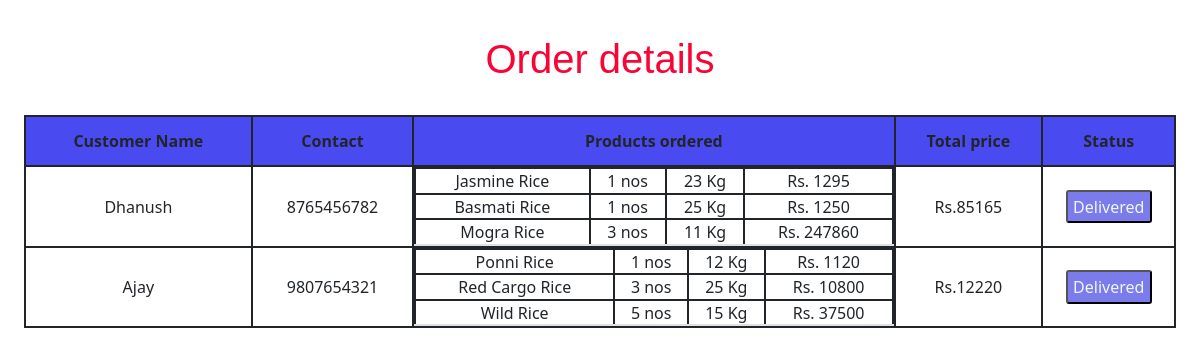
Page /admin-view/order-details/ (signed in) on the committed database.
### App/models.py (models this page shows)
class Order(models.Model):
    customer_name=models.CharField(max_length=30,editable=False)
    customer_number=models.IntegerField(editable=False)
    products=models.TextField()
    total_number_of_product=models.IntegerField(default=1)
    total_cost=models.IntegerField()
    time=models.CharField(max_length=30,default="",editable=False)
    status=models.BooleanField(default=False)

### App/views.py (the view)
# urls.py: path('admin-view/order-details/',views.orderdetails,name="orderdet"),
@staff_member_required
def orderdetails(request):
    datas=Order.objects.all().filter(status=False)
    c=0
    for data in datas:
        c+=1
        prods=data.products
        list=prods.split(';')
        list.pop()
        li=[]
        for i in list:
            li.append(i.split("-"))
        list=[]
        for i in li:
            list.append( {
                "product_name":i[0],
                "product_number":i[1],
                "product_size":i[2],
                "product_cost":i[3]
            })
        data.products=list
    return render(request,'order_details.html',{"datas":datas})

### templates/order_details.html (shortened to what this page needs)
<!DOCTYPE html>
<html lang="en">
<head>
    <link href="https://cdn.jsdelivr.net/npm/bootstrap@5.0.2/dist/css/bootstrap.min.css" rel="stylesheet">
</head>
<body>
    <h1>Order details</h1>
    <br>
    <table class="w-100">
          <tr class="table-row">
            <th>Customer Name</th>
            <th>Contact</th>
            <th>Products ordered
            </th>
            <th>Total price</th>
            <th>Status</th>
          </tr>
        {% for data in datas%}
            <form action="delivered/{{data.id}}/" method="post">
                <tr>
                    <td>{{data.customer_name}}</td>
                    <td>{{data.customer_number}}</td>
                    <td>
                        <table class = "table table-sm">
                            {% for li in data.products %}
                            <tr>
                                <td >{{li.product_name}}</td>
                                <td >{{li.product_number}} nos</td>
                                <td >{{li.product_size}} Kg</td>
                                <td >Rs. {{li.product_cost}}</td>
                            </tr>
                            {% endfor %}
                        </table>
                    </td>
                    <td>Rs.{{data.total_cost}}</td>
                    <td><button type="submit" class="row-btn">Delivered</button></td>
                </tr>
            </form>
            {%  empty %}
            <tr>
                <td colspan="5">  Seems like all orders are delivered successfully ... </td>
            </tr>
            {% endfor %}
    </table>
</body>
</html>

### templates/order_details.html (style rules this page uses)
* { text-align: center; padding-top: 1%; padding-left: 1%; padding-right: 1%; }
h1 { color: rgb(248, 4, 53); font-family:'Franklin Gothic Medium', 'Arial Narrow', Arial, sans-serif; }
.table-row { background-color: rgb(74, 74, 241); height: 50px; }
.row-btn { border-radius: 3px; background-color: rgb(123, 123, 235); text-align: center; color: aliceblue; padding-bottom: 2%; padding-left: 4%; padding-right:4%; padding-top: 2%; margin: 2%; }
table, th, td { border: 2px solid; }
table,tr,th,td { padding: 0 !important; margin: 0 !important; }
table,td,tr,th { border-collapse: collapse; }

### rows in the picture
Order: customer_name "Dhanush", customer_number "8765456782", product_name "Jasmine Rice" "Basmati Rice" "Mogra Rice", product_number "1" "1" "3", product_size "23" "25" "11", product_cost "1295" "1250" "247860", total_cost "85165"
Order: customer_name "Ajay", customer_number "9807654321", product_name "Ponni Rice" "Red Cargo Rice" "Wild Rice", product_number "1" "3" "5", product_size "12" "25" "15", product_cost "1120" "10800" "37500", total_cost "12220"
